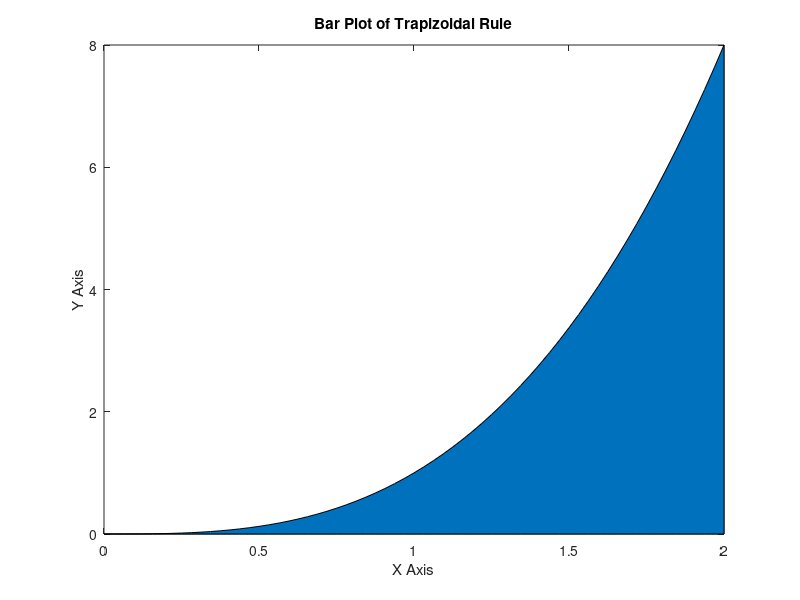

This figure's MATLAB source:
clc
clf
clear all
f=@(x) x.^3;
a = 0; %input('Enter lower limit, a: ');
b = 2; %input('Enter upper limit, b: ');
n = 6; %input('Enter no. of subintervals, n: ');
h=(b-a)/n;
S = f(a)+f(b);
for i=1:n-1
 S = S+2*f(a+i*h);
end
I = h/2 *S;
fprintf('The value of integration is %f \n', I);
x = linspace(a,b,2^n+1);
y=f(x);
area(x,y)
 title('Bar Plot of Trapizoidal Rule');
xlabel('X Axis') ;
ylabel('Y Axis') 